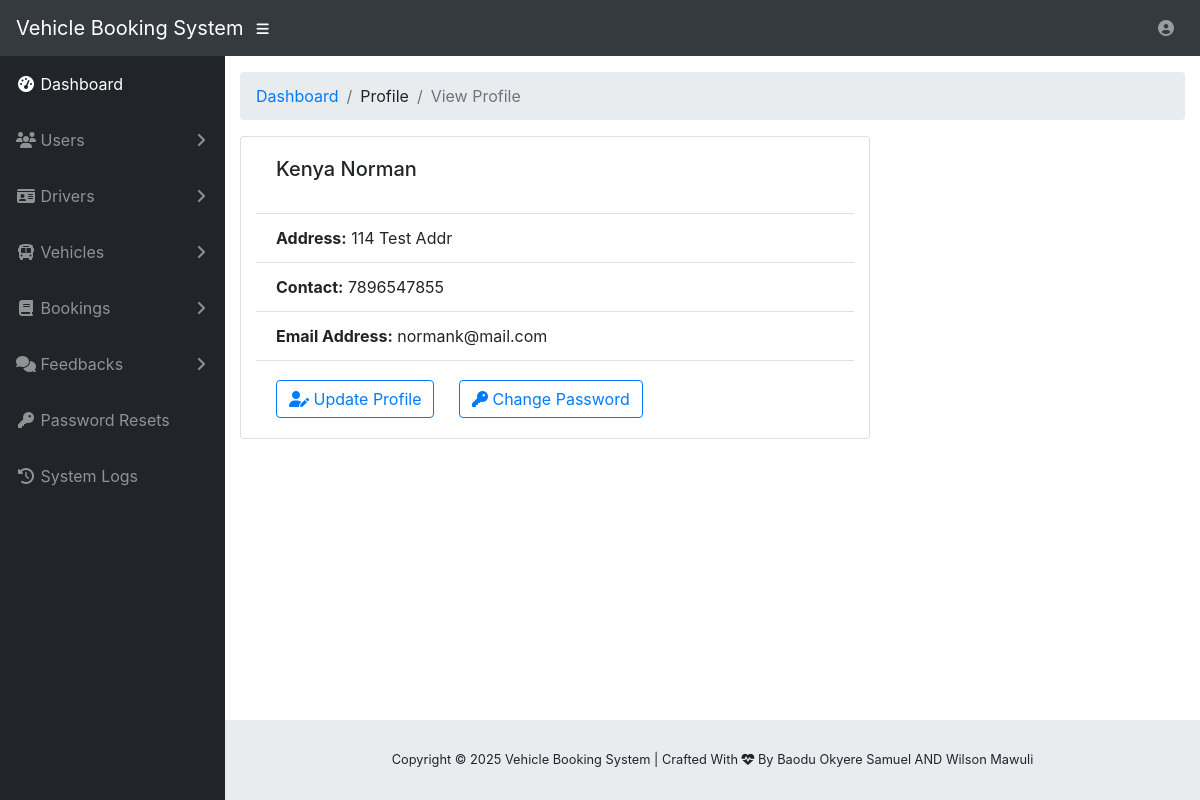
Screenshot of /user-view-profile.php (signed in) with the database file from the repository.
### tables this page shows
CREATE TABLE IF NOT EXISTS `tms_user` (
  `u_id` int(20) NOT NULL,
  `u_fname` varchar(200) NOT NULL,
  `u_lname` varchar(200) NOT NULL,
  `u_phone` varchar(200) NOT NULL,
  `u_addr` varchar(200) NOT NULL,
  `u_category` varchar(200) NOT NULL,
  `u_email` varchar(200) NOT NULL,
  `u_pwd` varchar(20) NOT NULL,
  `u_car_type` varchar(200) NOT NULL,
  `u_car_regno` varchar(200) NOT NULL,
  `u_car_bookdate` varchar(200) NOT NULL,
  `u_car_book_status` varchar(200) NOT NULL
);

### user-view-profile.php (the view, shortened to what this page needs)
<?php
  include('vendor/inc/config.php');
?>
<!DOCTYPE html>
<html lang="en">
<?php include ('vendor/inc/head.php');?>
<body id="page-top">
  <?php include ('vendor/inc/nav.php');?>
  <div id="wrapper">
    <?php include('vendor/inc/sidebar.php');?>
    <div id="content-wrapper">
      <div class="container-fluid">
        <ol class="breadcrumb">
          <li class="breadcrumb-item">
            <a href="user-dashboard.php">Dashboard</a>
          </li>
          <li class="breadcrumb-item">Profile</li>
          <li class="breadcrumb-item active">View Profile</li>
        </ol>
        <?php
            $aid=$_SESSION['u_id'];
            $ret="select * from tms_user where u_id=?";
            $stmt= $mysqli->prepare($ret) ;
            $stmt->bind_param('i',$aid);
            $stmt->execute() ;
            $res=$stmt->get_result();
            while($row=$res->fetch_object())
        {
        ?>
            <div class="card col-md-8" >
                <div class="card-body">
                    <h5 class="card-title"><?php echo $row->u_fname;?> <?php echo $row->u_lname;?></h5>
                </div>
                <ul class="list-group list-group-flush">
                    <li class="list-group-item"><b>Address:</b> <?php echo $row->u_addr;?></li>
                    <li class="list-group-item"><b>Contact:</b> <?php echo $row->u_phone;?></li>
                    <li class="list-group-item"><b>Email Address:</b> <?php echo $row->u_email;?></li>
                </ul>
                <div class="card-body">
                    <a href="user-update-profile.php" class="btn btn-outline-primary card-link "><i class ="fa fa-user-edit"></i> Update Profile</a>
                    <a href="user-change-pwd.php" class="btn btn-outline-primary card-link"><i class ="fa fa-key"></i> Change Password</a>
                </div>
            </div>
        <?php }?>
     <?php include("vendor/inc/footer.php");?>
    </div>
  </div>
</body>
</html>

### rows the page displays
tms_user: u_fname "Kenya", u_lname "Norman", u_addr "114 Test Addr", u_phone "7896547855", u_email "normank@mail.com"
